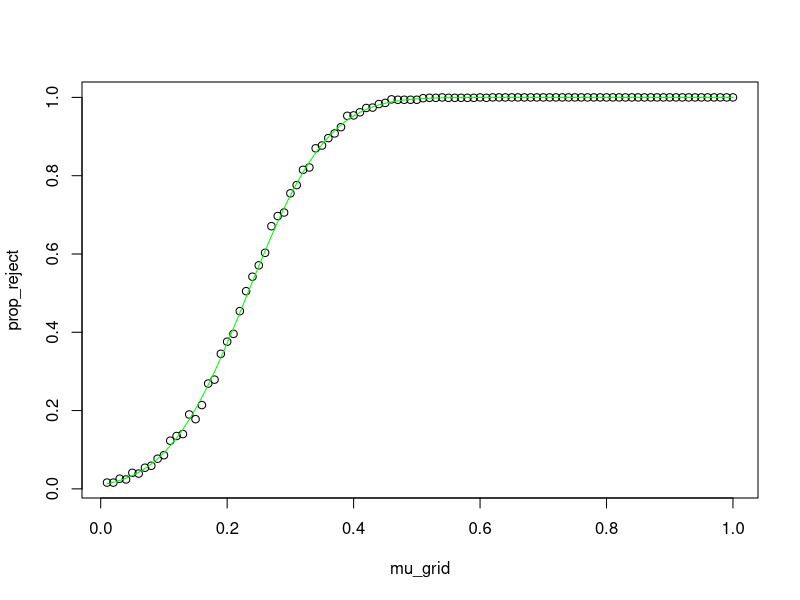

This figure's R source:
# Simple power analysis

n = 100
alpha = .01
critical_z = qnorm(1-alpha)

num_sims = 1000
mu_grid = seq( .01, 1, by=.01)
prop_reject = rep( 0, length(mu_grid))
power = rep( NA, length(mu_grid))
for(i in 1:length(mu_grid)){
	for(k in 1:num_sims){
	
		x = rnorm( n=n, mean=mu_grid[i], sd=1)
		z_n = mean(x)*sqrt(n)

		prop_reject[i] = prop_reject[i] + (z_n > critical_z)
	}
	
	power[i] = pnorm( critical_z, mean=mu_grid[i]*sqrt(n), sd=1, lower.tail=F)
}
prop_reject = prop_reject / num_sims


plot( mu_grid, prop_reject)
lines( mu_grid, power, col="green")